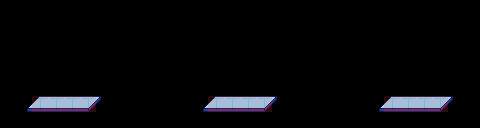

This is a level from a 2D game, rendered from its Tiled map with the project's own tilesets. A one-line summary and the complete map file follow:
An orthogonal 30x8 tile map with 16x16 px tiles, 2 tile layers (platforms, collision) and 9 objects (tramp1, tramp2, tramp3, spike1, spike2, ...).

<map version="1.4" tiledversion="1.4.1" orientation="orthogonal" renderorder="right-down" width="30" height="8" tilewidth="16" tileheight="16" infinite="0" nextlayerid="8" nextobjectid="10">
 <tileset firstgid="1" name="tiles" tilewidth="16" tileheight="16" tilecount="192" columns="12">
  <image source="../../images/tilesets/tiles.png" width="192" height="256" />
 </tileset>
 <layer id="1" name="platforms" width="30" height="8">
  <data encoding="csv">
0,0,0,0,0,0,0,0,0,0,0,0,0,0,0,0,0,0,0,0,0,0,0,0,0,0,0,0,0,0,
0,0,0,0,0,0,0,0,0,0,0,0,0,0,0,0,0,0,0,0,0,0,0,0,0,0,0,0,0,0,
0,0,0,0,0,0,0,0,0,0,0,0,0,0,0,0,0,0,0,0,0,0,0,0,0,0,0,0,0,0,
0,0,0,0,0,0,0,0,0,0,0,0,0,0,0,0,0,0,0,0,0,0,0,0,0,0,0,0,0,0,
0,0,0,0,0,0,0,0,0,0,0,0,0,0,0,0,0,0,0,0,0,0,0,0,0,0,0,0,0,0,
0,0,0,0,0,0,0,0,0,0,0,0,0,0,0,0,0,0,0,0,0,0,0,0,0,0,0,0,0,0,
0,97,98,99,99,100,101,0,0,0,0,0,97,98,99,99,100,101,0,0,0,0,0,97,98,99,99,100,101,0,
0,0,0,0,0,0,0,0,0,0,0,0,0,0,0,0,0,0,0,0,0,0,0,0,0,0,0,0,0,0
</data>
 </layer>
 <layer id="2" name="collision" width="30" height="8" opacity="0.19">
  <data encoding="csv">
0,0,0,0,0,0,0,0,0,0,0,0,0,0,0,0,0,0,0,0,0,0,0,0,0,0,0,0,0,0,
0,0,0,0,0,0,0,0,0,0,0,0,0,0,0,0,0,0,0,0,0,0,0,0,0,0,0,0,0,0,
0,0,0,0,0,0,0,0,0,0,0,0,0,0,0,0,0,0,0,0,0,0,0,0,0,0,0,0,0,0,
0,0,0,0,0,0,0,0,0,0,0,0,0,0,0,0,0,0,0,0,0,0,0,0,0,0,0,0,0,0,
0,0,0,0,0,0,0,0,0,0,0,0,0,0,0,0,0,0,0,0,0,0,0,0,0,0,0,0,0,0,
0,0,0,0,0,0,0,0,0,0,0,0,0,0,0,0,0,0,0,0,0,0,0,0,0,0,0,0,0,0,
0,0,26,26,26,26,0,0,0,0,0,0,0,26,26,26,26,0,0,0,0,0,0,0,26,26,26,26,0,0,
0,0,0,0,0,0,0,0,0,0,0,0,0,0,0,0,0,0,0,0,0,0,0,0,0,0,0,0,0,0
</data>
 </layer>
 <objectgroup id="7" name="trampolines">
  <object id="5" name="tramp1" x="77" y="91">
   <point />
  </object>
  <object id="6" name="tramp2" x="232" y="91">
   <point />
  </object>
  <object id="9" name="tramp3" x="408" y="91">
   <point />
  </object>
 </objectgroup>
 <objectgroup id="6" name="spikes">
  <object id="3" name="spike1" x="211" y="91">
   <point />
  </object>
  <object id="4" name="spike2" x="255" y="91">
   <point />
  </object>
  <object id="7" name="spike3" x="387" y="91">
   <point />
  </object>
  <object id="8" name="spike4" x="431" y="90">
   <point />
  </object>
 </objectgroup>
 <objectgroup id="3" name="start">
  <object id="1" name="start" x="56" y="80">
   <point />
  </object>
 </objectgroup>
 <objectgroup id="5" name="hits">
  <object id="2" name="hit1" x="411" y="12">
   <point />
  </object>
 </objectgroup>
</map>
